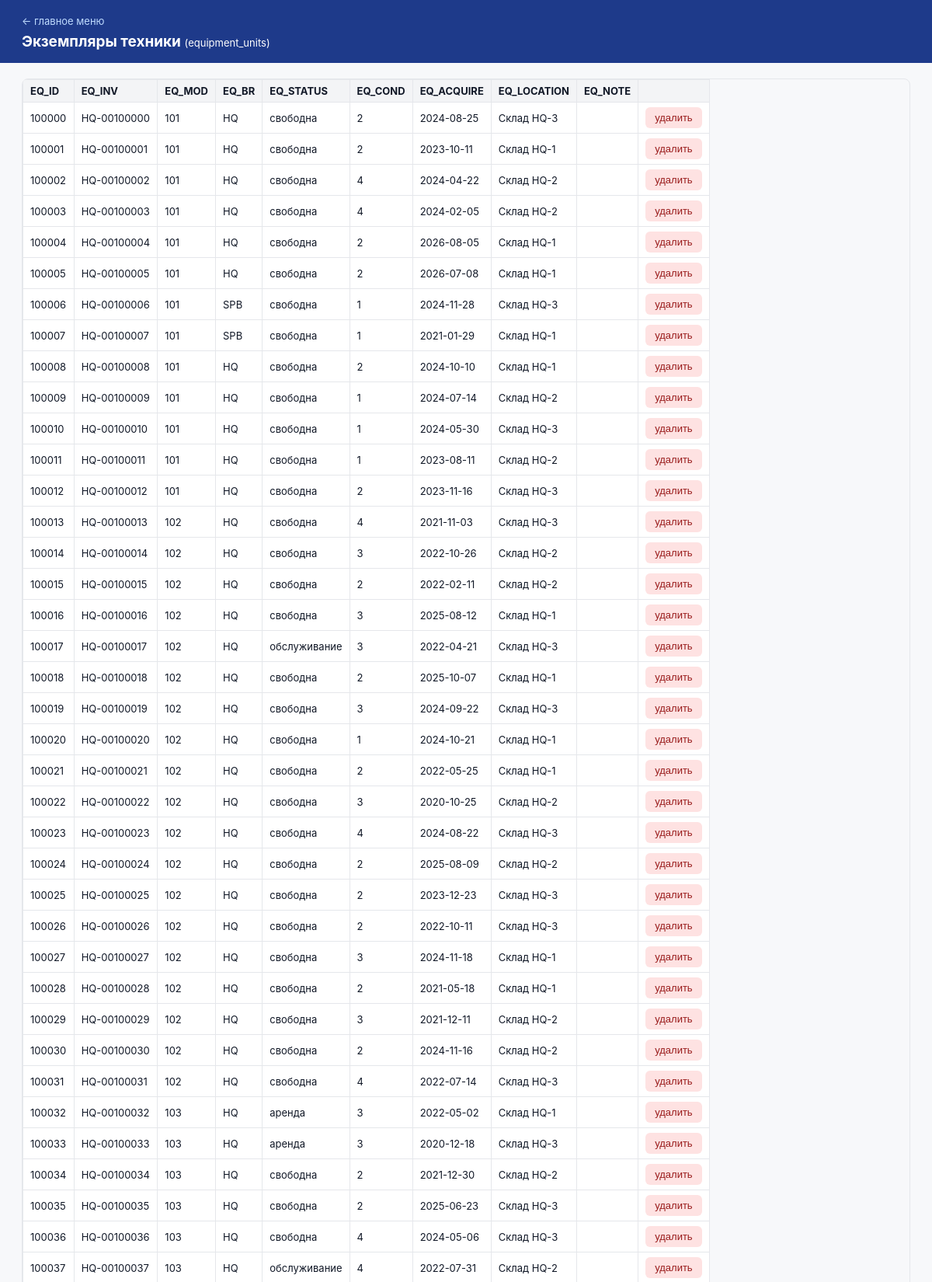
/app/table.php (upper part), run on the app's committed database.
### tables this page shows
CREATE TABLE equipment_units (
  EQ_ID       NUMERIC(10) NOT NULL,
  EQ_INV      CHAR(12)    NOT NULL,
  EQ_MOD      NUMERIC(6)  NOT NULL,
  EQ_BR       VARCHAR(8)  NOT NULL,
  EQ_STATUS   VARCHAR(12) NOT NULL DEFAULT 'свободна',
  EQ_COND     NUMERIC(2)  NOT NULL,
  EQ_ACQUIRE  DATE        NOT NULL,
  EQ_LOCATION VARCHAR(60),
  EQ_NOTE     VARCHAR(200),
  PRIMARY KEY (EQ_ID),
  CONSTRAINT uniq_eq_inv UNIQUE (EQ_INV),
  CONSTRAINT chk_eq_status CHECK
    (EQ_STATUS IN ('свободна','аренда','бронь','обслуживание','списана')),
  CONSTRAINT fk_eq_mod FOREIGN KEY (EQ_MOD) REFERENCES models(MOD_ID),
  CONSTRAINT fk_eq_br  FOREIGN KEY (EQ_BR)  REFERENCES branches(BR_ID),
  CONSTRAINT fk_eq_cond FOREIGN KEY (EQ_COND) REFERENCES condition_grades(CG_ID)
);

### app/config.php (called while the page is built, shortened)
<?php
function cfg(string $key, string $default): string
{
    $v = getenv($key);
    return ($v === false || $v === '') ? $default : $v;
}
function db(): PDO
{
    static $pdo = null;
    if ($pdo === null) {
        $host = cfg('DB_HOST', '127.0.0.1');
        $port = cfg('DB_PORT', '3306');
        $user = cfg('DB_USER', 'root');
        $pass = cfg('DB_PASS', 'password');
        $dsn  = "mysql:host=$host;port=$port;dbname=" . DB_NAME . ";charset=utf8mb4";
        $pdo = new PDO($dsn, $user, $pass, [
            PDO::ATTR_ERRMODE            => PDO::ERRMODE_EXCEPTION,
            PDO::ATTR_DEFAULT_FETCH_MODE => PDO::FETCH_ASSOC,
            PDO::ATTR_EMULATE_PREPARES   => false,
        ]);
    }
    return $pdo;
}
function table_title(string $t): string
{
    $map = [
        'branches' => 'Филиалы', 'categories' => 'Категории техники',
        'models' => 'Модели техники', 'model_components' => 'Комплектация моделей',
        'model_purposes' => 'Назначение моделей', 'tariffs' => 'Тарифы',
        'request_statuses' => 'Статусы заявок', 'payment_methods' => 'Способы оплаты',
        'maintenance_types' => 'Виды работ', 'condition_grades' => 'Степени состояния',
        'employees' => 'Сотрудники', 'universities' => 'ВУЗы',
        'departments' => 'Подразделения', 'representatives' => 'Представители',
        'equipment_units' => 'Экземпляры техники', 'transfers' => 'Перемещения техники',
        'requests' => 'Заявки на аренду', 'request_items' => 'Позиции заявок',
        'contracts' => 'Договоры аренды', 'rentals' => 'Выдачи техники',
        'payments' => 'Платежи', 'maintenance' => 'Обслуживание и ремонт',
    ];
    return $map[$t] ?? $t;
}
function h($s): string
{
    return htmlspecialchars((string)$s, ENT_QUOTES | ENT_SUBSTITUTE, 'UTF-8');
}

### app/table.php (the view, shortened to what this page needs)
<?php
require __DIR__ . '/config.php';
$table = $_GET['t'] ?? 'equipment_units';
$isView = str_starts_with($table, 'v_');
$limit = 100;
$rows = [];
$cols = [];
$pkCols = [];
try {
    $rows = db()->query("SELECT * FROM `$table` LIMIT $limit")->fetchAll();
    $cols = db()->query("SHOW COLUMNS FROM `$table`")->fetchAll();
    $pkCols = db()->query("SHOW KEYS FROM `$table` WHERE Key_name = 'PRIMARY'")->fetchAll();
} catch (Throwable $e) {
    $error = $e->getMessage();
}
$pkNames = array_column($pkCols, 'Column_name');
?>
<!doctype html>
<html lang="ru">
<head>
</head>
<body>
<header>
  <a href="index.php">← главное меню</a>
  <h1><?= h(table_title($table)) ?> <span style="font-weight:400;font-size:13px">(<?= h($table) ?>)</span></h1>
</header>
<main>
  <div class="wrap">
    <table>
      <tr>
        <?php foreach ($cols as $c): ?><th><?= h($c['Field']) ?></th><?php endforeach; ?>
        <?php if (!$isView): ?><th></th><?php endif; ?>
      </tr>
      <?php foreach ($rows as $r): ?>
        <tr>
          <?php foreach ($cols as $c): ?>
            <td><?= h((string)($r[$c['Field']] ?? '')) ?></td>
          <?php endforeach; ?>
          <?php if (!$isView): ?>
            <td>
              <?php if ($pkNames): ?>
              <form method="post" onsubmit="return confirm('Удалить запись?')">
                <button class="del" type="submit">удалить</button>
              </form>
              <?php endif; ?>
            </td>
          <?php endif; ?>
        </tr>
      <?php endforeach; ?>
    </table>
  </div>
</main>
</body>
</html>

### app/table.php (style rules this page uses)
body { font-family:-apple-system,"Segoe UI",Arial,sans-serif; margin:0; background:#f7f8fa; color:#111827; }
header { background:#1e3a8a; color:#fff; padding:16px 28px; }
header a { color:#bfdbfe; text-decoration:none; font-size:13px; }
header h1 { margin:6px 0 0; font-size:19px; }
main { padding:20px 28px 60px; }
table { border-collapse:collapse; background:#fff; font-size:13px; }
th, td { border:1px solid #e5e7eb; padding:6px 9px; text-align:left; white-space:nowrap; }
th { background:#f3f4f6; position:sticky; top:0; }
.wrap { overflow:auto; max-height:62vh; border:1px solid #e5e7eb; border-radius:8px; }
button { border:0; border-radius:6px; padding:6px 12px; font-size:13px; cursor:pointer; }
.del { background:#fee2e2; color:#991b1b; }

### data on the page
equipment_units: Field "100000", Field "HQ-00100000", Field "101", Field "HQ", Field "свободна", Field "2", Field "2024-08-25", Field "Склад HQ-3"
equipment_units: Field "100001", Field "HQ-00100001", Field "101", Field "HQ", Field "свободна", Field "2", Field "2023-10-11", Field "Склад HQ-1"
equipment_units: Field "100002", Field "HQ-00100002", Field "101", Field "HQ", Field "свободна", Field "4", Field "2024-04-22", Field "Склад HQ-2"
equipment_units: Field "100003", Field "HQ-00100003", Field "101", Field "HQ", Field "свободна", Field "4", Field "2024-02-05", Field "Склад HQ-2"
equipment_units: Field "100004", Field "HQ-00100004", Field "101", Field "HQ", Field "свободна", Field "2", Field "2026-08-05", Field "Склад HQ-1"
equipment_units: Field "100005", Field "HQ-00100005", Field "101", Field "HQ", Field "свободна", Field "2", Field "2026-07-08", Field "Склад HQ-1"
equipment_units: Field "100006", Field "HQ-00100006", Field "101", Field "SPB", Field "свободна", Field "1", Field "2024-11-28", Field "Склад HQ-3"
equipment_units: Field "100007", Field "HQ-00100007", Field "101", Field "SPB", Field "свободна", Field "1", Field "2021-01-29", Field "Склад HQ-1"
equipment_units: Field "100008", Field "HQ-00100008", Field "101", Field "HQ", Field "свободна", Field "2", Field "2024-10-10", Field "Склад HQ-1"
equipment_units: Field "100009", Field "HQ-00100009", Field "101", Field "HQ", Field "свободна", Field "1", Field "2024-07-14", Field "Склад HQ-2"
equipment_units: Field "100010", Field "HQ-00100010", Field "101", Field "HQ", Field "свободна", Field "1", Field "2024-05-30", Field "Склад HQ-3"
equipment_units: Field "100011", Field "HQ-00100011", Field "101", Field "HQ", Field "свободна", Field "1", Field "2023-08-11", Field "Склад HQ-2"
equipment_units: Field "100012", Field "HQ-00100012", Field "101", Field "HQ", Field "свободна", Field "2", Field "2023-11-16", Field "Склад HQ-3"
equipment_units: Field "100013", Field "HQ-00100013", Field "102", Field "HQ", Field "свободна", Field "4", Field "2021-11-03", Field "Склад HQ-3"
equipment_units: Field "100014", Field "HQ-00100014", Field "102", Field "HQ", Field "свободна", Field "3", Field "2022-10-26", Field "Склад HQ-2"
equipment_units: Field "100015", Field "HQ-00100015", Field "102", Field "HQ", Field "свободна", Field "2", Field "2022-02-11", Field "Склад HQ-2"
equipment_units: Field "100016", Field "HQ-00100016", Field "102", Field "HQ", Field "свободна", Field "3", Field "2025-08-12", Field "Склад HQ-1"
equipment_units: Field "100017", Field "HQ-00100017", Field "102", Field "HQ", Field "обслуживание", Field "3", Field "2022-04-21", Field "Склад HQ-3"
equipment_units: Field "100018", Field "HQ-00100018", Field "102", Field "HQ", Field "свободна", Field "2", Field "2025-10-07", Field "Склад HQ-1"
equipment_units: Field "100019", Field "HQ-00100019", Field "102", Field "HQ", Field "свободна", Field "3", Field "2024-09-22", Field "Склад HQ-3"
equipment_units: Field "100020", Field "HQ-00100020", Field "102", Field "HQ", Field "свободна", Field "1", Field "2024-10-21", Field "Склад HQ-1"
equipment_units: Field "100021", Field "HQ-00100021", Field "102", Field "HQ", Field "свободна", Field "2", Field "2022-05-25", Field "Склад HQ-1"
equipment_units: Field "100022", Field "HQ-00100022", Field "102", Field "HQ", Field "свободна", Field "3", Field "2020-10-25", Field "Склад HQ-2"
equipment_units: Field "100023", Field "HQ-00100023", Field "102", Field "HQ", Field "свободна", Field "4", Field "2024-08-22", Field "Склад HQ-3"
equipment_units: Field "100024", Field "HQ-00100024", Field "102", Field "HQ", Field "свободна", Field "2", Field "2025-08-09", Field "Склад HQ-2"
equipment_units: Field "100025", Field "HQ-00100025", Field "102", Field "HQ", Field "свободна", Field "2", Field "2023-12-23", Field "Склад HQ-3"
equipment_units: Field "100026", Field "HQ-00100026", Field "102", Field "HQ", Field "свободна", Field "2", Field "2022-10-11", Field "Склад HQ-3"
equipment_units: Field "100027", Field "HQ-00100027", Field "102", Field "HQ", Field "свободна", Field "3", Field "2024-11-18", Field "Склад HQ-1"
equipment_units: Field "100028", Field "HQ-00100028", Field "102", Field "HQ", Field "свободна", Field "2", Field "2021-05-18", Field "Склад HQ-1"
equipment_units: Field "100029", Field "HQ-00100029", Field "102", Field "HQ", Field "свободна", Field "3", Field "2021-12-11", Field "Склад HQ-2"
equipment_units: Field "100030", Field "HQ-00100030", Field "102", Field "HQ", Field "свободна", Field "2", Field "2024-11-16", Field "Склад HQ-2"
equipment_units: Field "100031", Field "HQ-00100031", Field "102", Field "HQ", Field "свободна", Field "4", Field "2022-07-14", Field "Склад HQ-3"
equipment_units: Field "100032", Field "HQ-00100032", Field "103", Field "HQ", Field "аренда", Field "3", Field "2022-05-02", Field "Склад HQ-1"
equipment_units: Field "100033", Field "HQ-00100033", Field "103", Field "HQ", Field "аренда", Field "3", Field "2020-12-18", Field "Склад HQ-3"
equipment_units: Field "100034", Field "HQ-00100034", Field "103", Field "HQ", Field "свободна", Field "2", Field "2021-12-30", Field "Склад HQ-2"
equipment_units: Field "100035", Field "HQ-00100035", Field "103", Field "HQ", Field "свободна", Field "2", Field "2025-06-23", Field "Склад HQ-3"
equipment_units: Field "100036", Field "HQ-00100036", Field "103", Field "HQ", Field "свободна", Field "4", Field "2024-05-06", Field "Склад HQ-3"
equipment_units: Field "100037", Field "HQ-00100037", Field "103", Field "HQ", Field "обслуживание", Field "4", Field "2022-07-31", Field "Склад HQ-2"

### other printed values
table_title($table) "Экземпляры техники"
$table "equipment_units"
$c['Field'] "EQ_ID"
$c['Field'] "EQ_INV"
$c['Field'] "EQ_MOD"
$c['Field'] "EQ_BR"
$c['Field'] "EQ_STATUS"
$c['Field'] "EQ_COND"
$c['Field'] "EQ_ACQUIRE"
$c['Field'] "EQ_LOCATION"
$c['Field'] "EQ_NOTE"
